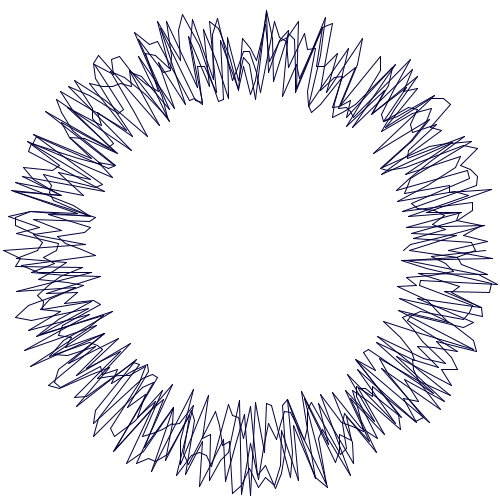
Frame 1 (no input)
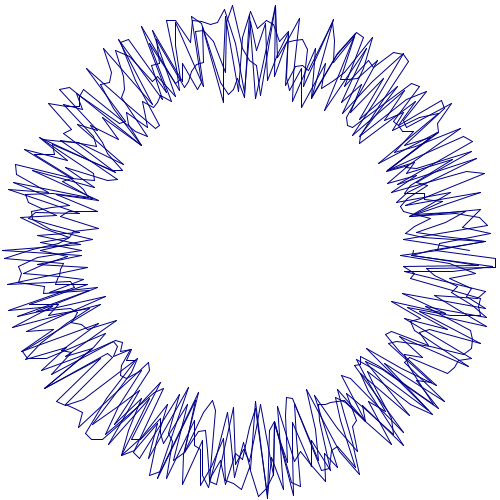
Frame 60 (the mouse pressed at the canvas centre just before this capture)
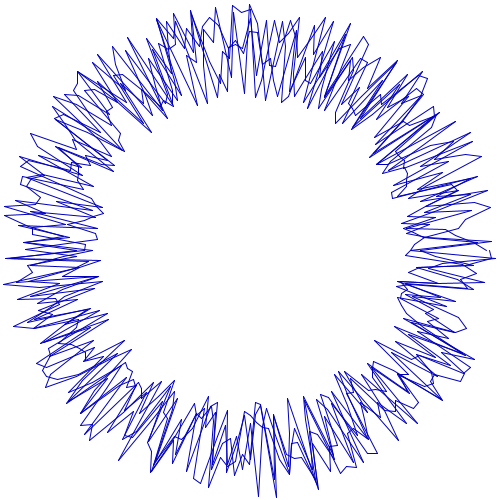
Frame 120 (the mouse held since frame 60 and released just before this capture)

The Processing sketch that drew these frames (run headless with seeded random() and noise(); from frame 60 on, the mouse is pressed at the canvas centre):

// Processing sketch: processing_57500
// ── processing_57500.pde

int centx=250;
int centy=250;
float x, y;


void setup() {
  size(500, 500);
  background(255);
  strokeWeight(1);
  smooth();
  stroke(20, 50, 70);
  frameRate(4);
}


void draw() {
  background(255);
  float radius = 100;
  float rNoise=random(10);
  float lastx=-999;
  float lasty=-999;
  stroke(random(5*(frameCount%20)), random(2*(frameCount%20)), random(255));
  for (float ang = 0; ang <= 1440; ang+=2) {
    // radius+=.2;
    //rNoise+=.04;
    float thisRadius = radius + (random(100)+50);
    float rad=radians(ang);
    x=centx + (thisRadius*cos(rad));
    y=centy + (thisRadius*sin(rad));
    if (lastx > -999) {
      line(x, y, lastx, lasty);
    }
    lastx=x;
    lasty=y;
  }
}
